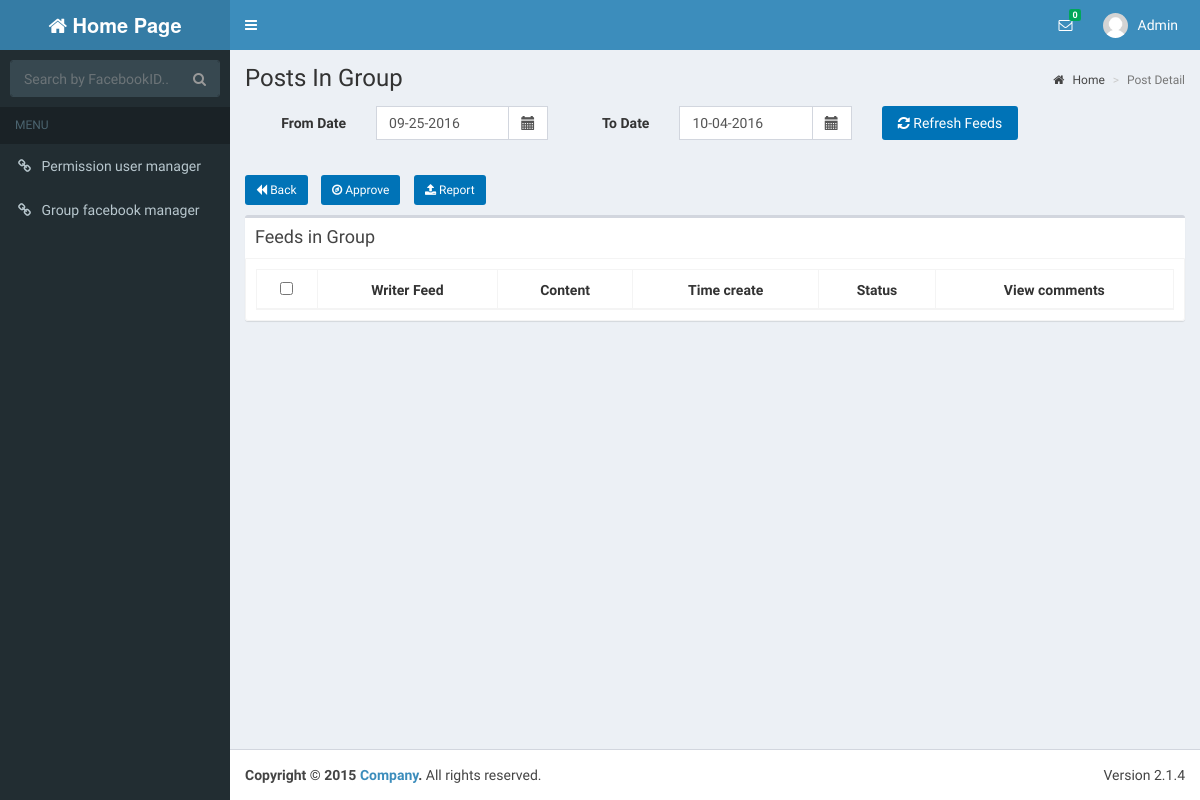
The app's page /feedView.php?facebookGroupId=548960115147783&groupId=58&pageNum=1 (signed in), older data.
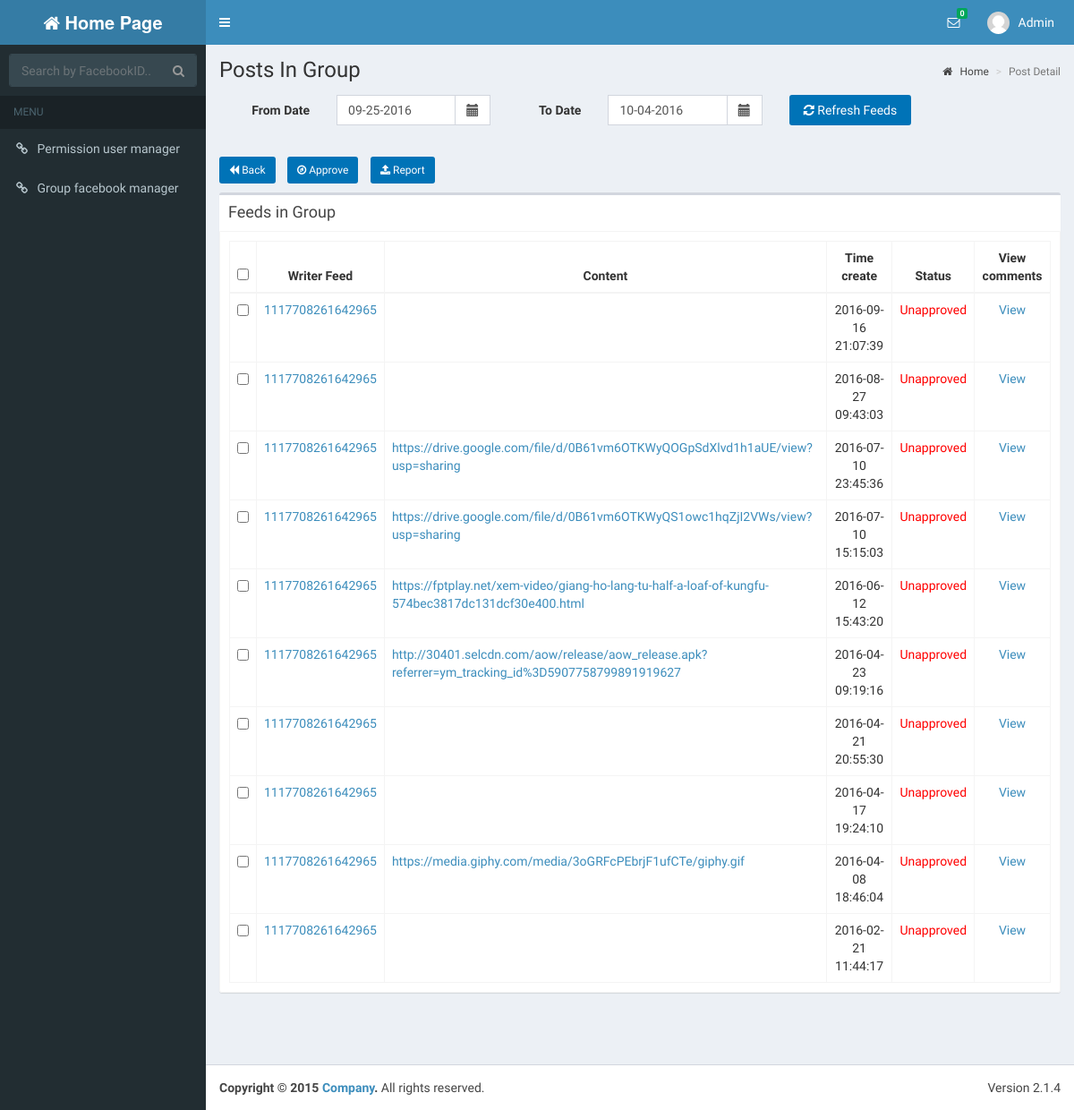
The same page, newer data.
### tables this page shows
CREATE TABLE IF NOT EXISTS `feeds` (
  `FeedId` int(20) NOT NULL AUTO_INCREMENT,
  `FacebookIdFeed` varchar(40) NOT NULL,
  `FacebookUserIdFeed` varchar(30) NOT NULL,
  `Message` text,
  `CreateFeedTime` datetime DEFAULT NULL,
  `UpdateFeedTime` datetime DEFAULT NULL,
  `StatusId` int(20) DEFAULT NULL,
  `GroupId` int(20) DEFAULT NULL,
  `CreateTime` timestamp NOT NULL DEFAULT '0000-00-00 00:00:00',
  `UpdateTime` timestamp NOT NULL DEFAULT '0000-00-00 00:00:00' ON UPDATE CURRENT_TIMESTAMP,
  PRIMARY KEY (`FeedId`),
  KEY `fk_feeds_status_idx` (`StatusId`),
  KEY `fk_feeds_groups_idx` (`GroupId`)
);

### dao/db_connect.php (called while the page is built, shortened)
<?php
class DB_CONNECT {
    function connect() {
        $con = @mysql_connect(DB_SERVER, DB_USER, DB_PASSWORD) or die(mysql_error());
        return $con;
    }
}
?>

### dao/daoFeeds.php (called while the page is built, shortened)
<?php
require_once 'db_connect.php';
require_once '/../models/feeds.php';
$feedId = "FeedId";
$facebookIdFeed = "FacebookIdFeed";
$facebookUserIdFeed = "FacebookUserIdFeed";
$message = "Message";
$createFeedTime = "CreateFeedTime";
$updateFeedTime = "UpdateFeedTime";
$statusId = "StatusId";
$groupId = "GroupId";
$createTime = "CreateTime";
$updateTime = "UpdateTime";
function getFeedIdUseGroupId($varName,$start,$count) {
    global $feedId,$groupId,
    $feedId, $facebookIdFeed, $facebookUserIdFeed, $message, $createFeedTime, $updateFeedTime, $statusId, $groupId, $createTime, $updateTime;
    $listFeeds = array();
    $result = mysql_query("SELECT *FROM feeds WHERE groupId = ".$varName." order by ".$createFeedTime ." desc LIMIT ".$start.",".$count."") or die(mysql_error());
    if (mysql_num_rows($result) > 0) {
        while ($row = mysql_fetch_array($result)) {
            $feeds = new Feeds();
            $feeds->setFeedId($row[$feedId]);
            $feeds->setFacebookIdFeed($row[$facebookIdFeed]);
            $feeds->setFacebookUserIdFeed($row[$facebookUserIdFeed]);
            $feeds->setMessage($row[$message]);
            $feeds->setCreateFeedTime($row[$createFeedTime]);
            $feeds->setUpdateFeedTime($row[$updateFeedTime]);
            $feeds->setStatusId($row[$statusId]);
            $feeds->setGroupId($row[$groupId]);
            $feeds->setCreateTime($row[$createTime]);
            $feeds->setUpdateTime($row[$updateTime]);
            array_push($listFeeds, $feeds);
        }
    }
    return $listFeeds;
}
?>

### dao/daoUsers.php (called while the page is built, shortened)
<?php
require_once 'db_connect.php';
$userId = "UserId";
$userName = "UserName";
$password = "Password";
$fullName = "FullName";
$avatar = "Avatar";
$address1 = "Address1";
$address2 = "Address2";
$phoneNumber1 = "PhoneNumber1";
$phoneNumber2 = "PhoneNumber2";
$email = "Email";
$gender = "Gender";
$school = "School";
$class = "Class";
$createTime = "CreateTime";
$updateTime = "UpdateTime";
function getUserById($varUserName) {
    global $userId, $userName, $password, $fullName, $address1, $address2, $birthday, $phoneNumber1, $phoneNumber2, $email, $gender, $createTime, $updateTime, $school, $class, $avatar;
    $result = mysql_query("SELECT * ,DATE_FORMAT(Birthday, \"%d-%l-%Y\") AS DOB FROM users WHERE UserId = '" . $varUserName . "'") or die(mysql_error());
    if (mysql_num_rows($result) > 0) {
        while ($row = mysql_fetch_array($result)) {
            $users = new Users();
            $users->setUserId($row[$userId]);
            $users->setUserName($row[$userName]);
            $users->setPassword($row[$password]);
            $users->setFullName($row[$fullName]);
            $users->setAddress2($row[$address2]);
            $users->setAddress1($row[$address1]);
            $users->setBirthday($row['DOB']);
            $users->setAvatar($row[$avatar]);
            $users->setPhoneNumber2($row[$phoneNumber2]);
            $users->setPhoneNumber1($row[$phoneNumber1]);
            $users->setEmail($row[$email]);
            $users->setGender($row[$gender]);
            $users->setSchool($row[$school]);
            $users->setClass($row[$class]);
            $users->setCreateTime($row[$createTime]);
            $users->setUpdateTime($row[$updateTime]);
            return $users;
        }
    }
    return null;
}
?>

### models/feeds.php (called while the page is built, shortened)
<?php
class Feeds {
    private $feedId;
    private $facebookIdFeed;
    private $facebookUserIdFeed;
    private $message;
    private $createFeedTime;
    private $statusId;
    function getFeedId() {
        return $this->feedId;
    }
    function getFacebookIdFeed() {
        return $this->facebookIdFeed;
    }
    function getFacebookUserIdFeed() {
        return $this->facebookUserIdFeed;
    }
    function getMessage() {
        return $this->message;
    }
    function getCreateFeedTime() {
        return $this->createFeedTime;
    }
    function getStatusId() {
        return $this->statusId;
    }
    function setFeedId($feedId) {
        $this->feedId = $feedId;
    }
    function setFacebookIdFeed($facebookIdFeed) {
        $this->facebookIdFeed = $facebookIdFeed;
    }
    function setFacebookUserIdFeed($facebookUserIdFeed) {
        $this->facebookUserIdFeed = $facebookUserIdFeed;
    }
    function setMessage($message) {
        $this->message = $message;
    }
    function setCreateFeedTime($createFeedTime) {
        $this->createFeedTime = $createFeedTime;
    }
    function setStatusId($statusId) {
        $this->statusId = $statusId;
    }
}

### feedView.php (the view, shortened to what the changed rows need)
<!DOCTYPE html>
<?php
require_once '/dao/daoUsers.php';
require_once '/dao/daoFeeds.php';
require_once '/models/feeds.php';
$userNameLogin = getUserById($_SESSION['user_id']);
if ($_GET['groupId'] != null) {
    $current = $_GET['pageNum'] == null ? 1 : $_GET['pageNum'];
} else {
    header("Location: homePage.php");
    return;
}
$start = ($current - 1) * 10;
$listFeeds = (array) getFeedIdUseGroupId($_GET['groupId'], $start, 10);
?>
<html>
    <head>
        <?php include 'includeCss.php'; ?>
        <link rel="stylesheet" href="plugins/datepicker/datepicker3.css">
    </head>
    <body class="hold-transition skin-blue sidebar-mini">
        <div class="wrapper">
            <div class="content-wrapper">
                <section class="content-header">
                    <h1>
                        Posts In Group
                    </h1>
                </section>
                <section class="content">
                    <div class="row">
                        <form id="form_id" name="myform" action="processReport.php" method="POST">
                            <div class="col-md-12">
                                <div class="box mailbox-messages table-responsive">
                                    <div class="box-body table-bordered">
                                        <table id="example1" class="table table-bordered table-sm " cellspacing="0" width="100%">
                                            <thead>
                                                <tr>
                                                    <th class="text-center"><input type="checkbox" id ="selectall"/></th>
                                                    <th class="text-center">Writer Feed</th>
                                                    <th class="text-center"> Content</th>
                                                    <th class="text-center">Time create</th>
                                                    <th class="text-center">Status</th>
                                                    <th class="text-center"> View comments</th>
                                                </tr>
                                            </thead>
                                            <tbody>
                                                <?php
                                                foreach ($listFeeds as $row) {
                                                    echo '<tr>';
                                                    echo "<td class =\"text-center\"><input type=\"checkbox\" class =\"cbox\" name=\"checkbox_name[]\" value=\"{$row->getFeedId()}\" /></td>";
                                                    echo "<td class =\"text-center\"><a href=https://www.facebook.com/{$row->getFacebookUserIdFeed()}>{$row->getFacebookUserIdFeed()}</a></td>";
                                                    echo "<td class =\"text-left\"><a href=https://www.facebook.com/{$row->getFacebookIdFeed()}>{$row->getMessage()}</a></td>";
                                                    echo "<td class =\"text-center\">{$row->getCreateFeedTime()}</td>";
                                                    if ($row->getStatusId() == 1)
                                                        echo "<td class =\"text-center\"><font color=\"#ff0000\">Unapproved</font></td>";
                                                    else
                                                        echo "<td class =\"text-center\">Approved</td>";
                                                    echo "<td class =\"text-center\"><a href = commentList.php?facebookFeedId={$row->getFacebookIdFeed()}&feedId={$row->getFeedId()}&pageNumComment=1>View</a></td>";
                                                    echo '</tr>';
                                                }
                                                ?>
                                            </tbody>
                                        </table>
                                    </div>
                                </div>
                            </div>
                        </form>
                    </div>
                </section>
            </div>
    </body>
</html>

Row changes from the older to the newer data that the page shows:
added feeds: FacebookUserIdFeed "1117708261642965", CreateFeedTime "2016-09-16 21:07:39", shows "Unapproved"
added feeds: FacebookUserIdFeed "1117708261642965", CreateFeedTime "2016-08-27 09:43:03", shows "Unapproved"
added feeds: FacebookUserIdFeed "1117708261642965", Message "https://drive.google.com/file/d/0B61vm6OTKWyQOGpSdXlvd1h1aUE/view?usp=sharing", CreateFeedTime "2016-07-10 23:45:36", shows "Unapproved"
added feeds: FacebookUserIdFeed "1117708261642965", Message "https://drive.google.com/file/d/0B61vm6OTKWyQS1owc1hqZjI2VWs/view?usp=sharing", CreateFeedTime "2016-07-10 15:15:03", shows "Unapproved"
added feeds: FacebookUserIdFeed "1117708261642965", Message "https://fptplay.net/xem-video/giang-ho-lang-tu-half-a-loaf-of-kungfu-574bec3817dc131dcf30e400.html", CreateFeedTime "2016-06-12 15:43:20", shows "Unapproved"
added feeds: FacebookUserIdFeed "1117708261642965", Message "http://30401.selcdn.com/aow/release/aow_release.apk?referrer=ym_tracking_id%3D5907758799891919627", CreateFeedTime "2016-04-23 09:19:16", shows "Unapproved"
added feeds: FacebookUserIdFeed "1117708261642965", CreateFeedTime "2016-04-21 20:55:30", shows "Unapproved"
added feeds: FacebookUserIdFeed "1117708261642965", CreateFeedTime "2016-04-17 19:24:10", shows "Unapproved"
added feeds: FacebookUserIdFeed "1117708261642965", Message "https://media.giphy.com/media/3oGRFcPEbrjF1ufCTe/giphy.gif", CreateFeedTime "2016-04-08 18:46:04", shows "Unapproved"
added feeds: FacebookUserIdFeed "1117708261642965", CreateFeedTime "2016-02-21 11:44:17", shows "Unapproved"
